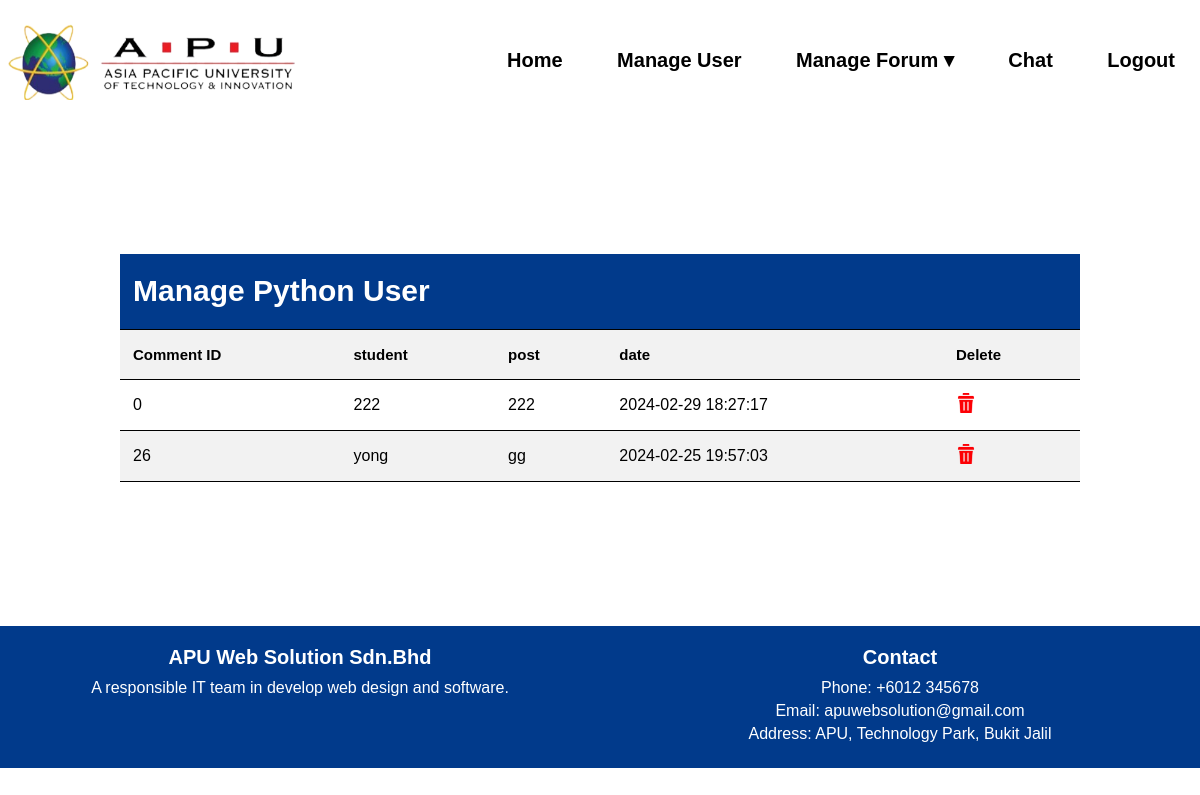
Page /staffviewpython.php on the committed database.
### tables this page shows
CREATE TABLE IF NOT EXISTS `discussion` (
  `id` int NOT NULL AUTO_INCREMENT,
  `parent_comment` varchar(500) NOT NULL,
  `student` varchar(1000) NOT NULL,
  `post` varchar(1000) NOT NULL,
  `date` datetime NOT NULL DEFAULT CURRENT_TIMESTAMP,
  PRIMARY KEY (`id`)
);

### staffviewpython.php (the view, shortened to what this page needs)
<!DOCTYPE html>
<html>
<head>
<link rel="stylesheet" href="staffview.css">
</head>
<header>
    <div class="header">
        <div class="logo">
            <a href="admin_main_page.php">
                <img src="logo.png" alt="Logo" width="300px;" height="100px;" margin-buttom="-15px;">
            </a>
        </div>
        <nav class="navbar">
            <ul>
                <li><a href="admin_main_page.php">Home</a></li>
                <li><a href="manage_user.php">Manage User</a></li>
                <li>
                    <a>Manage Forum ▾</a>
                </li>
                <li><a href="#">Chat</a></li>
                <li><a href="logout.php">Logout</a></li>
            </ul>
        </nav>
    </div>
    </header>
<br><br><br><br><br>
<?php
try {
    $pdo = new PDO('mysql:host=localhost;dbname=sdp', 'root', '');
    $pdo->setAttribute(PDO::ATTR_ERRMODE, PDO::ERRMODE_EXCEPTION);
    $stmt = $pdo->query("SELECT * FROM discussion");
    ?>
    <table id="register" class="common-table" style="border-collapse: collapse;">
    <tr class="manage-user" style="height: 75px;">
        <th colspan="5" style="font-size:30px; padding-top: 0; padding-bottom: 0; ">Manage Python User</th>
    </tr>
    <tr style="height: 50px; font-size: 15px;">
    <th>Comment ID</th>
    <th>student</th>
    <th>post</th>
    <th>date</th>
    <th>Delete</th>
    </tr>
    <?php
    while ($row = $stmt->fetch(PDO::FETCH_ASSOC)) {
        echo '<tr>';
        echo '<td>';
        echo $row["parent_comment"];
        echo '</td>';
        echo '<td>';
        echo $row["student"];
        echo '</td>';
        echo '<td>';
        echo $row["post"];
        echo '</td>';
        echo '<td>';
        echo $row["date"];
        echo '</td>';
        echo '<td><a onclick="return confirm(\'Delete this record?\')" href="deleteforumpython.php?id='.$row['id'].'"><img src="image/bin.png" alt="Delete" style="width:20px;height:20px;"></a></td>';
        echo '</tr>';
    }
    ?>
    </table>
    <?php
} catch (PDOException $e) {
    die("Error: " . $e->getMessage());
}
?>
</body>
<br><br><br><br><br><br><br><br>
<footer>
  <div class="footer-content">
      <div class="footer-item">
          <h3>APU Web Solution Sdn.Bhd</h3>
          <p>A responsible IT team in develop web design and software.</p>
      </div>
      <div class="footer-item">
          <h3>Contact</h3>
          <p>Phone: +6012 345678</p>
          <p>Email: apuwebsolution@gmail.com</p>
          <p>Address: APU, Technology Park, Bukit Jalil</p>
      </div>
  </div>
</footer>
</html>

### staffview.css (style rules this page uses)
* { margin: 0; padding: 0; box-sizing: border-box; font-family: Arial, sans-serif; }
header { background-color: white; }
.navbar ul { list-style: none; background: #fff; margin-top:15px; font-weight: 700; }
.navbar ul li { display: inline-block; position: relative; }
.navbar ul li a { display: block; padding: 20px 25px; color: #000; text-decoration: none; text-align: center; font-size: 20px; }
.header { display: flex; justify-content: space-between; align-items: center; }
.navbar { display: flex; }
.common-table { width: 80%; margin-left: 10%; margin-right: 10%; font-family: Arial, Helvetica, sans-serif; text-align: left; border-collapse: collapse; margin-top: 5%; }
.common-table th { padding: 13px; text-align: left; padding-top: 12px; padding-bottom: 12px; }
.common-table td, .common-table th { padding: 13px; text-align: left; border-bottom: 1px solid #000; }
.common-table tr:nth-child(even) { background-color: #f2f2f2; }
.common-table tr.manage-user,tr.search-user { width: 200px; height: 20px; text-align: left; color: #fff; background-color: #013a8b; }
footer { background-color: #013a8b; color: #fff; padding: 20px 0; position: relative; }
.footer-content { display: flex; justify-content: space-around; flex-wrap: wrap; }
.footer-item { flex: 1; text-align: center; margin: 0 20px; }
.footer-item h3 { font-size: 20px; margin-bottom: 10px; }
.footer-item p { font-size: 16px; margin: 5px 0; }

### rows in the picture
discussion: parent_comment "0", student "222", post "222", date "2024-02-29 18:27:17"
discussion: parent_comment "26", student "yong", post "gg", date "2024-02-25 19:57:03"
